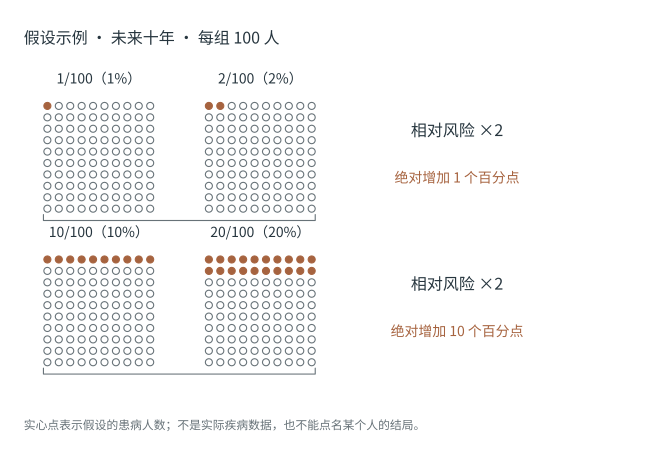

Write the Python code that produced this figure.
"""F22: 同样风险翻倍，不同绝对风险. Native semantic Artists; importing writes no files."""
from pathlib import Path
import sys
ROOT = Path(__file__).resolve().parents[1]
if str(ROOT) not in sys.path:
    sys.path.insert(0, str(ROOT))
from shared_shapes import Drawing


LAYOUT = {"height": 116, "grid_x": (12, 53), "grid_y": (63, 24), "step": 2.9, "radius": .90}


def hundred(c, name, x, y, positive):
    # Fixed denominator: exactly 100 equally sized marks in every group.
    for i in range(100):
        xx = x + (i % 10) * LAYOUT["step"]
        yy = y + (9 - i // 10) * LAYOUT["step"]
        active = i < positive
        c.circle(f"{name}.person.{i:03d}", (xx, yy), LAYOUT["radius"],
                 color="accent" if active else "muted", fill="accent" if active else "background")


def build_figure():
    c = Drawing("F22", height=LAYOUT["height"])
    c.heading("scope", "假设示例 · 未来十年 · 每组 100 人", (6,106.5))
    for row,(a,b,delta,y) in enumerate([(1,2,1,63),(10,20,10,24)]):
        for col,n in enumerate([a,b]):
            x=LAYOUT["grid_x"][col]
            hundred(c,f"comparison.{row}.group.{col}",x,y,n)
            c.text(f"comparison.{row}.risk.{col}",f"{n}/100（{n}%）",(x+13.05,y+33),size=10)
        c.text(f"comparison.{row}.relative","相对风险 ×2",(116,y+20),size=11.5)
        c.text(f"comparison.{row}.absolute",f"绝对增加 {delta} 个百分点",(116,y+8),size=10,color="accent")
        c.bracket(f"comparison.{row}.shared_denominator",11,80,y-3,color="muted")
    c.note("实心点表示假设的患病人数；不是实际疾病数据，也不能点名某个人的结局。",y=8)
    c.spec["risk_examples"]={"hypothetical":True,"period_years":10,"denominator":100,"pairs":[[1,2],[10,20]],"absolute_percentage_points":[1,10]}
    return c.result()


def main():
    from production_utils import export_figure
    result = build_figure()
    fig = result.figure
    OUT = Path(__file__).resolve().parent
    fig.savefig(OUT / "F22_relative_absolute_risk.pdf", metadata={"CreationDate": None, "ModDate": None})
    return export_figure(result, ROOT, OUT / "F22_relative_absolute_risk.pdf")


if __name__ == "__main__":
    main()
